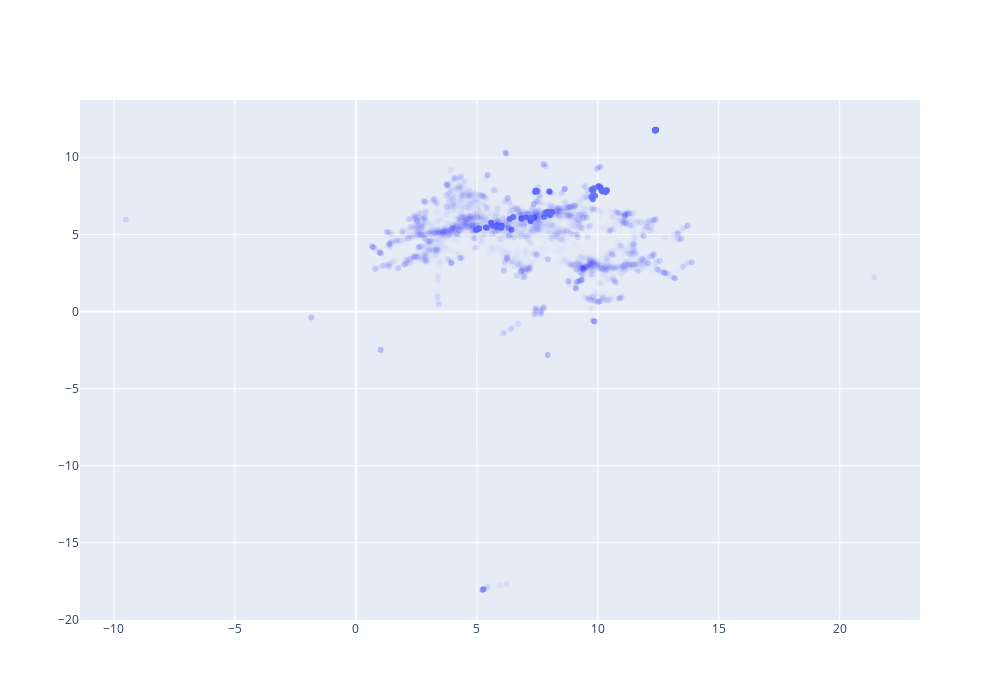

Here is the notebook cell this chart was saved with:
### Code cell
import plotly.graph_objects as go

fig = go.Figure()
fig.add_trace(
    go.Scatter(
        x=df.x,
        y=df.y,
        mode='markers',
        marker=dict(
            opacity=mask,
            ),
        fillpattern=dict(
            fillmode="overlay"
        ),
        hovertext=df["bool"]
    )
)

fig.update_layout(width=1000, height=700)
fig.show()

### Figure 1 — Plotly figure (JSON) as saved in the notebook; plotly's stock layout.template omitted (floating-point values rounded to 4 significant figures; data arrays with more than 128 entries replaced by an {"elided": "..."} marker saying what was removed)
{"data": [{"fillpattern": {"fillmode": "overlay"}, "hovertext": {"elided": "10000 str values"}, "marker": {"opacity": {"elided": "10000 float values"}}, "mode": "markers", "type": "scatter", "x": {"elided": "10000 float values"}, "y": {"elided": "10000 float values"}}], "layout": {"height": 700, "width": 1000}}
